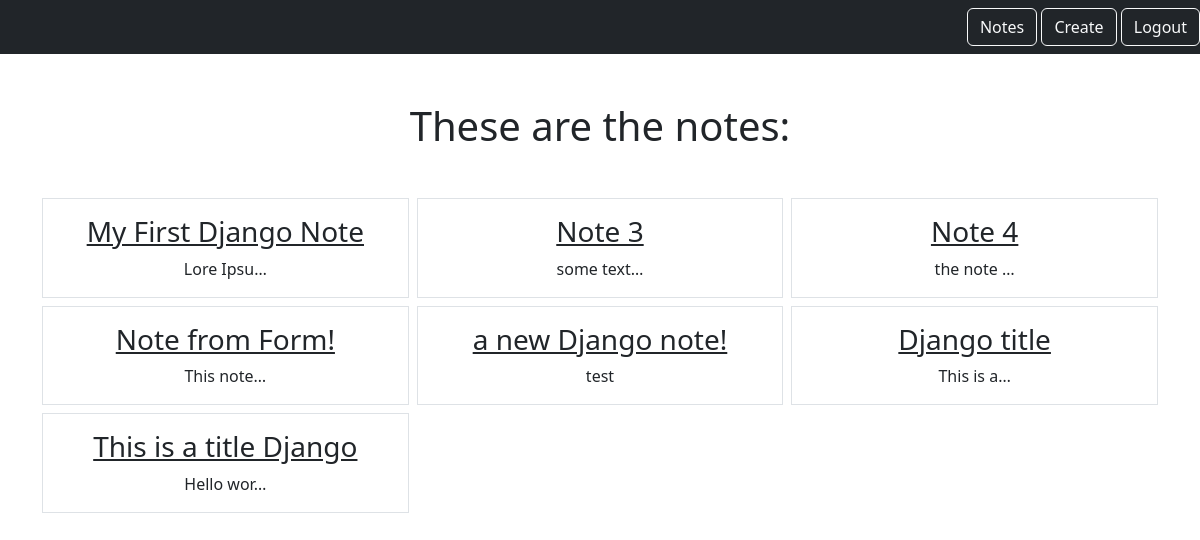
Page /smart/notes (signed in) on the committed database.
### notes/models.py (models this page shows)
class Notes(models.Model):
    title = models.CharField(max_length=200)
    text = models.TextField()
    created = models.DateTimeField(auto_now_add=True)
    user = models.ForeignKey(User, on_delete=models.CASCADE, related_name='notes')

### notes/views.py (the view)
# urls.py: path('notes', views.NotesListView.as_view(), name="notes.list"),
class NotesListView(LoginRequiredMixin, ListView):
    model = Notes
    context_object_name = 'notes'
    template_name = 'notes/notes_list.html'
    def get_queryset(self):
        return self.request.user.notes.all()

### notes/templates/notes/notes_list.html
{% extends "base.html" %}
{% block content %}
    <h1 class="my-5">These are the notes:</h1>
    <div class="row row-cols-3 g-2">
        {% for note in notes %}
            <div class="col">
                <div class="p-3 border">
                    <a href="{% url 'notes.detail' pk=note.id %}"
                       class="text-dark textdecoration-non">
                        <h3>{{ note.title }}</h3>
                    </a>
                    {{ note.text|truncatechars:10 }}
                </div>
            </div>
        {% endfor %}
    </div>
{% endblock content %}

### static/templates/base.html (shortened to what this page needs)
{% load static %}
<!doctype html>
<html lang="en">
    <head>
        <link rel="stylesheet" href={% static "/css/style.css" %}/>
        <link href="https://cdn.jsdelivr.net/npm/bootstrap@5.2.1/dist/css/bootstrap.min.css"
              rel="stylesheet"
/>
    </head>
    <body>
        <header>
            <nav class="navbar navbar-dark bg-dark">
                <div class="ms-auto">
                    {% if user.is_authenticated %}
                        <a href="{% url 'notes.list' %}" class="btn btn-outline-light">Notes</a>
                        <a href="{% url 'notes.create' %}" class="btn btn-outline-light">Create</a>
                        <a href="{% url 'logout' %}" class="btn btn-outline-light">Logout</a>
                    {% else %}
                        <a href="{% url 'signup' %}" class="btn btn-outline-light float-right">Signup</a>
                        <a href="{% url 'login' %}" class="btn btn-outline-light float-right">Login</a>
                    {% endif %}
                </div>
            </nav>
        </header>
        <main>
            <div class="my-5 text-center container">
                {% block content %}
                {% endblock content %}
            </div>
        </main>
    </body>
</html>

### rows in the picture
Notes: title "My First Django Note", text "Lore Ipsu…"
Notes: title "Note 3", text "some text…"
Notes: title "Note 4", text "the note …"
Notes: title "Note from Form!", text "This note…"
Notes: title "a new Django note!", text "test"
Notes: title "Django title", text "This is a…"
Notes: title "This is a title Django", text "Hello wor…"
